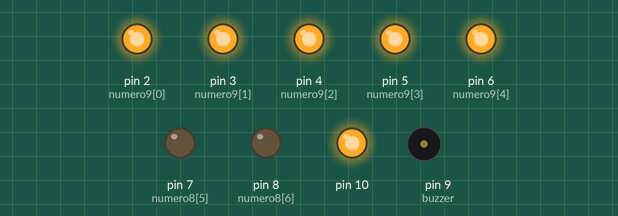
A sketch run on a simulated Arduino Uno, built with avr-gcc and run on an emulated ATmega328P. Shown: output pins drawn as LEDs (lit = HIGH), buzzer (waves = sounding).

Above: at 11.0 s.
At 12.0 s:
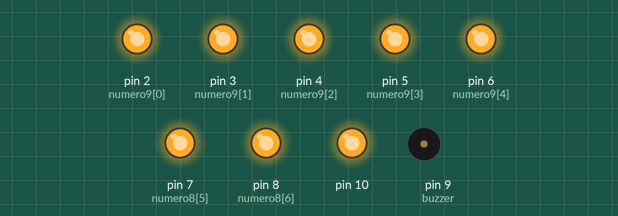
At 14.0 s:
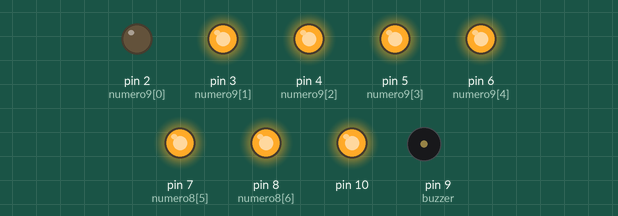
At 17.0 s:
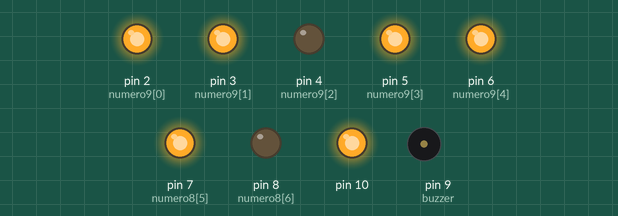
At 20.0 s:
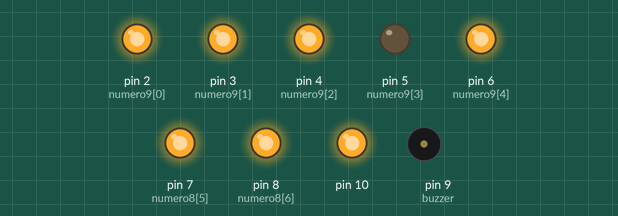
At 23.5 s:
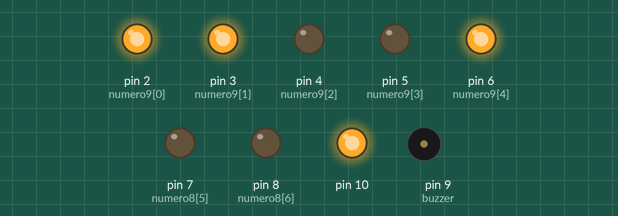
Timing chart, 0 to 24.2 s (numbered marks = the images above):
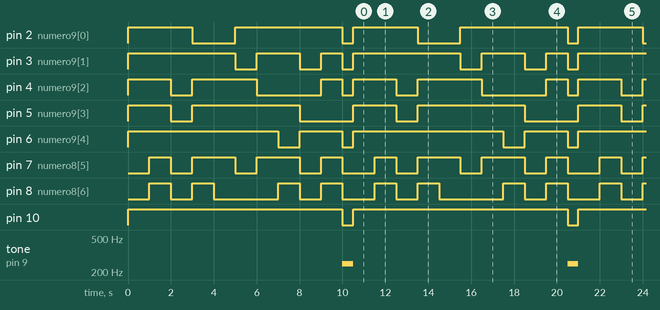

Measured:
- by itself, pin 2 (numero9[0]): repeats every 10.5 s: HIGH 5.0 s, LOW 0.50 s, HIGH 3.0 s, LOW 2.0 s
- by itself, pin 3 (numero9[1]): repeats every 10.5 s: HIGH 2.0 s, LOW 1.0 s, HIGH 1.0 s, LOW 0.50 s, HIGH 5.0 s, LOW 1.0 s
- by itself, pin 4 (numero9[2]): repeats every 10.5 s: HIGH 3.0 s, LOW 3.0 s, HIGH 1.0 s, LOW 0.50 s, HIGH 2.0 s, LOW 1.0 s
- by itself, pin 5 (numero9[3]): repeats every 10.5 s: HIGH 5.0 s, LOW 2.5 s, HIGH 2.0 s, LOW 1.0 s
- by itself, pin 6 (numero9[4]): repeats every 10.5 s: HIGH 2.0 s, LOW 0.50 s, HIGH 7.0 s, LOW 1.0 s
- by itself, pin 7 (numero8[5]): repeats every 10.5 s: 2 × (HIGH 2.0 s, LOW 1.0 s), HIGH 1.0 s, LOW 1.5 s, HIGH 1.0 s, LOW 1.0 s
- by itself, pin 8 (numero8[6]): repeats every 10.5 s: HIGH 1.0 s, LOW 3.0 s, HIGH 1.0 s, LOW 1.0 s, HIGH 1.0 s, LOW 1.5 s, HIGH 1.0 s, LOW 1.0 s
- by itself, pin 10: alternates HIGH for 10.0 s and LOW for 0.50 s

The sketch:

P5-parte3.ino
```cpp
const int buzzer = 9;
int numero9 [] = {2, 3, 4, 5, 6};
int numero8 [] = {2, 3, 4, 5, 6, 7, 8};
int numero7 [] = {2, 3, 6};
int numero6 [] = {3,4,5,6,7,8};
int numero5 [] = {3,4,5,6,7};
int numero4 [] = {2,4,5,6};
int numero3 [] = {2,3,5,6,7};
int numero2 [] = {2,3,5,7,8};
int numero1 [] = {2,6};
int numero0 [] = {2,3,4,6,7,8};
int pines[] = {2,3,4,5,6,7,8};

void setup (){
  salidas();
  pinMode(10,OUTPUT);
  digitalWrite(10,HIGH);
  pinMode(buzzer,OUTPUT);
  secuencia_de_numeros();
}

void loop(){
  secuencia_de_numeros();
}


void pinesdesalida(){
pinMode(2,OUTPUT);
pinMode(3,OUTPUT);
pinMode(4,OUTPUT);
pinMode(5,OUTPUT);
pinMode(7,OUTPUT);
pinMode(8,OUTPUT);
pinMode(9, OUTPUT);
}

int secuencia_de_numeros(){
  for (int n=0; n<5; n++){ //9
  digitalWrite(numero9[n], HIGH);}
  delay(1000);
  for (int n=5; n>=0; n--){
  digitalWrite(numero9[n],LOW);
  }

  for (int o=0; o<7; o++){ //8
  digitalWrite(numero8[o], HIGH);}
  delay(1000);
  for (int o=7; o>=0; o--){
  digitalWrite(numero8[o], LOW);}

  for (int s=0; s<3; s++){ //7
  digitalWrite(numero7[s], HIGH);}
  delay(1000);
  for (int s =3; s>=0; s--){
  digitalWrite(numero7[s], LOW);}

  for (int se=0; se<6; se++){ //6
  digitalWrite(numero6[se], HIGH);}
  delay(1000);
  for (int se =6; se>=0; se--){
  digitalWrite(numero6[se], LOW);}

  for (int c =0; c<5; c++){ //5
  digitalWrite(numero5[c], HIGH);}
  delay(1000);
  for (int c =5; c>=0; c--){
  digitalWrite(numero5[c], LOW);}

  for (int cu=0; cu<4; cu++){ //4
  digitalWrite(numero4[cu], HIGH);}
  delay(1000);
  for (int cu=4; cu>=0; cu--){
  digitalWrite(numero4[cu],LOW);
  }

  for (int t=0; t<5; t++){ //3
  digitalWrite(numero3[t], HIGH);}
  delay(1000);
  for (int t=5; t>=0; t--){
  digitalWrite(numero3[t], LOW);}

  for (int d=0; d<5; d++){ //2
  digitalWrite(numero2[d], HIGH);}
  delay(1000);
  for (int d =5; d>=0; d--){
  digitalWrite(numero2[d], LOW);}

  for (int u=0; u<2; u++){ //1
  digitalWrite(numero1[u], HIGH);}
  delay(1000);
  for (int u =2; u>=0; u--){
  digitalWrite(numero1[u], LOW);}

  for (int ce =0; ce<6; ce++){ //0
  digitalWrite(numero0[ce], HIGH);}
  delay(1000);
  for (int ce =6; ce>=0; ce--){
  digitalWrite(numero0[ce], LOW);}
    digitalWrite(10, LOW);
  tone(buzzer,250);
  delay(500);
  digitalWrite(10,HIGH);
  noTone(buzzer);

}

void salidas(){
  for(int p=0; p<7; p++){
  pinMode(pines[p],OUTPUT);}
}
```
